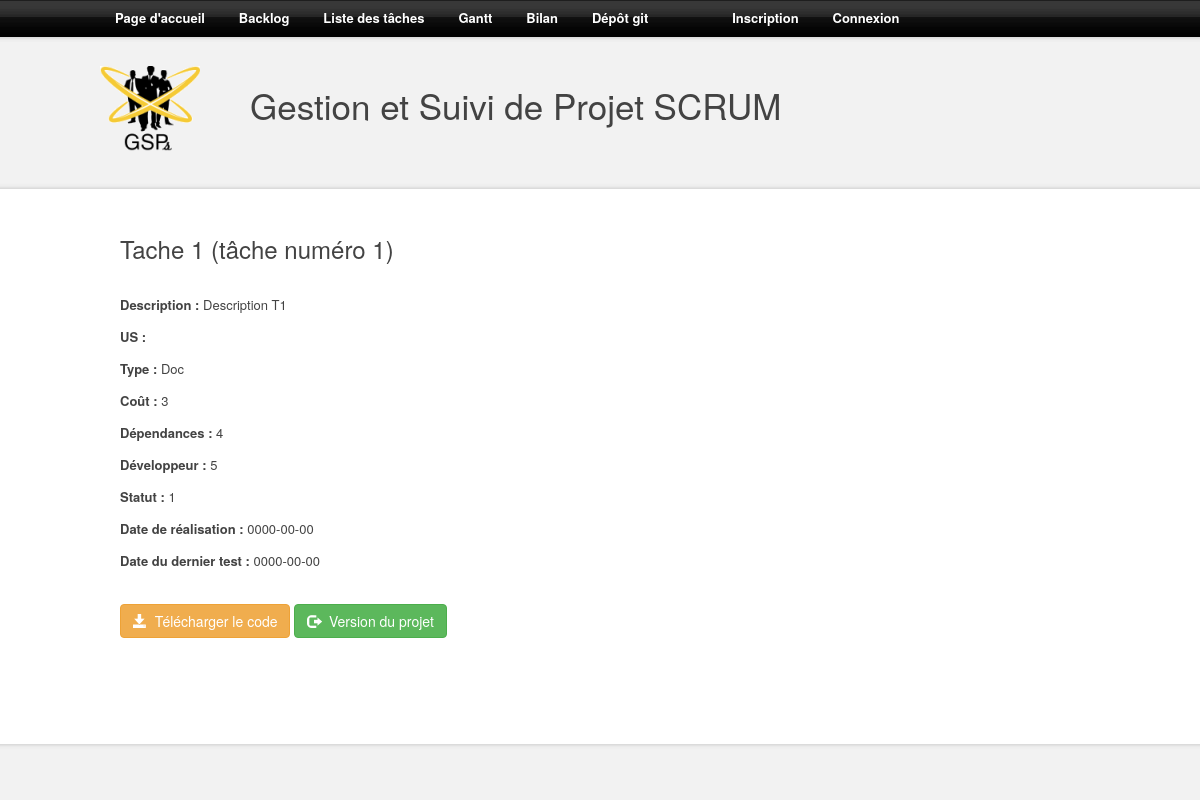
/tasc.php?ID=1, run on an earlier commit of the app's database.
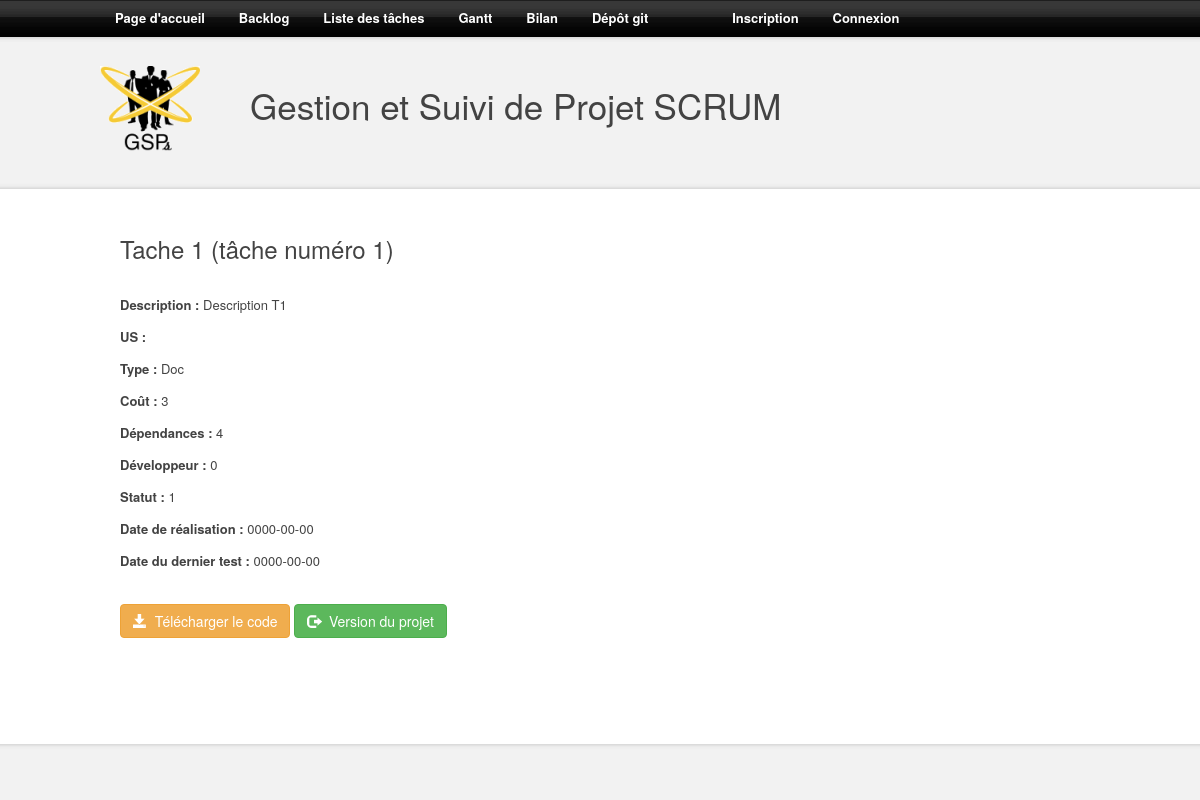
And on a later commit of the database.
### tables this page shows
CREATE TABLE IF NOT EXISTS `taches` (
`ID` int(11) NOT NULL,
  `ID_US` int(11) DEFAULT NULL,
  `titre` text NOT NULL,
  `description` text,
  `type` int(11) NOT NULL,
  `cout` int(11) NOT NULL,
  `dependances` text NOT NULL,
  `developpeur` int(11) DEFAULT NULL,
  `statut` int(11) NOT NULL,
  `date_realisation` date DEFAULT NULL,
  `date_test` date DEFAULT NULL
);

### src/bdd/bdd.php (called while the page is built, shortened)
<?php
class BDD
{
	private $PDOInstance = null;
	private static $instance = null;
	private function __construct()
	{
		$this->PDOInstance = new PDO('mysql:charset=utf8;dbname='.self::DEFAULT_SQL_DTB.';host='.self::DEFAULT_SQL_HOST,self::DEFAULT_SQL_USER ,self::DEFAULT_SQL_PASS);
	}
	public static function getConnection()
	{
		if(is_null(self::$instance))
		{
			self::$instance = new BDD();
		}
		return self::$instance;
	}
	public function query($query)
	{
		return $this->PDOInstance->query($query);
	}
}
?>

### src/models/tasc.php (called while the page is built, shortened)
<?php
class ModelTasc
{
	public function _getTasc($id)
	{
		return BDD::getConnection()->query('SELECT * FROM taches WHERE ID = '.$id);
	}
}

### src/controllers/tasc.php (the view, shortened to what this page needs)
<?php
include("models/tasc.php");
class ControllerTasc
{
	private $modelTasc;
	public function __construct()
	{
		$this->modelTasc = new ModelTasc();
	}
	private function _tascType($t)
	{
		if($t==1)
		{ $type = "Dev"; }
		else if($t==2)
		{ $type = "Test"; }
		else if($t==3)
		{ $type = "Spec"; }
		else
		{ $type = "Doc"; }
		return $type;
	}
		?>
		<?php
	public function _buildTascInfo($id)
	{
		$tasc = $this->modelTasc->_getTasc($id)->fetch(PDO::FETCH_ASSOC);
		?>
		<h3><?php echo $tasc['titre']; ?> (tâche numéro <?php echo $tasc['ID']; ?>)</h3><br />
		<p><b>Description :</b> <?php echo $tasc['description']; ?></p>
		<p><b>US :</b> <?php echo $tasc['us']; ?></p>
		<p><b>Type :</b> <?php echo $this->_tascType($tache['type']); ?></p>
		<p><b>Coût :</b> <?php echo $tasc['cout']; ?></p>
		<p><b>Dépendances :</b> <?php echo $tasc['dependances']; ?></p>
		<p><b>Développeur :</b> <?php echo $tasc['developpeur']; ?></p>
		<p><b>Statut :</b> <?php echo $tasc['statut']; ?></p>
		<p><b>Date de réalisation :</b> <?php echo $tasc['date_realisation']; ?></p>
		<p><b>Date du dernier test :</b> <?php echo $tasc['date_test']; ?></p>
		<br />
		<?php
	}
}

### src/structure/top_page.php (shortened to what this page needs)
<!DOCTYPE html PUBLIC "-//W3C//DTD XHTML 1.0 Strict//EN" "http://www.w3.org/TR/xhtml1/DTD/xhtml1-strict.dtd">
<html xmlns="http://www.w3.org/1999/xhtml" xml:lang="fr" lang="fr">
	<head>
		<link rel="stylesheet" media="screen" type="text/css" title="Design" href="structure/design/style.css" />
		<link href="bootstrap/css/bootstrap.css" rel="stylesheet">
	</head>
	<body>
		<div id="background_bas">
			<div id="background_haut">
				<div id="menu">
					<a href="index.php">Page d'accueil</a>
					<a href="backlog.php">Backlog</a>
					<a href="tasc_list.php">Liste des tâches</a>
					<a href="gantt.php">Gantt</a>
					<a href="results.php">Bilan</a>
					<a href="git.php">Dépôt git</a>
					<?php
					if (isset($_SESSION['pseudo']))
					{
						echo '<span id="pseudo">'.$_SESSION['pseudo'].'</span>';
						?>
						<a href="deconnection.php">Déconnexion</a>
						<?php
					}
					else
					{
						?>
						<a id="shiftLeft" href="inscription.php">Inscription</a>
						<a href="connection.php">Connexion</a>
						<?php
					}
					?>
				</div>
				<div id="banniere">
                    <img id="logoSite" alt="logo du site" src="structure/design/logoSite.png" />
					<h1>Gestion et Suivi de Projet SCRUM</h1>
				</div>
				<div id="corps">
					<div id="texte">

### src/tasc.php
<?php
include("bdd/bdd.php");
include("structure/top_page.php");
include("controllers/tasc.php");
$controllerTasc = new ControllerTasc();
$controllerTasc->_buildTascInfo($_GET['ID'])
?>
<a href="#" class="btn btn-primary btn-warning"><span class="glyphicon glyphicon-save"></span>  Télécharger le code</a>
<a href="#" class="btn btn-primary btn-success"><span class="glyphicon glyphicon-log-out"></span>  Version du projet</a>
<?php include("structure/bottom_page.php"); ?>

### src/structure/bottom_page.php (shortened to what this page needs)
					</div>
				</div>
				<div style="height : 80px;"></div>
			</div>
		</div>
	</body>
</html>

### src/structure/design/style.css (style rules this page uses)
html, body { height : 100%; margin : 0px; padding : 0px; font-family : Trebuchet MS , sans-serif; }
#corps { width : 1000px; margin : auto; }
#background_haut { height : 100%; background : url("background_haut.png") top center repeat-x; }
#background_bas { min-height : 100%; background : url("background_bas.png") bottom center repeat-x; }
#banniere { width : 1000px; height : 180px; margin : auto; }
#logoSite { float : left; margin-top: 30px; }
#banniere h1 { float : left; font-size : 35px; margin-top : 50px; margin-left : 50px; margin-bottom : 10px; color : #434343; }
#texte { padding : 20px; padding-top : 0px; text-align : justify; font-size : 13px; color : #434343; line-height : 22px; }
p { margin-top : 0px; }
a { color : #007a99; text-decoration : none; }
img { border : none; }
#menu { width : 1000px; height : 36px; text-align : left; padding-top : 7px; margin : auto; }
#menu a:not(#shiftLeft) { padding-right : 15px; padding-left : 15px; font-size : 13px; font-weight : bold; color : white; }
#pseudo, #shiftLeft { padding-right : 15px; padding-left : 65px; font-size : 13px; font-weight : bold; color : #c8e5bc; }
#shiftLeft { color : white; }

What changed in the data, as far as the page shows it:
changed taches "Tache 1": developpeur "5" → "0"
